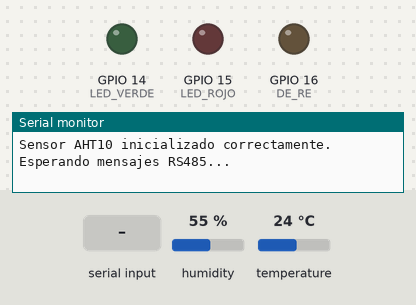
A program run on a simulated ESP8266 (NodeMCU). Parts: output pins drawn as LEDs (lit = HIGH), the last lines printed to the serial monitor. The test bench sets the inputs (shaded band); at power-on: humidity 55 %, temperature 24 °C.

Above: at 1.3 s.
1.4 s: "ID_01\n" received over the second serial link
At 1.59 s:
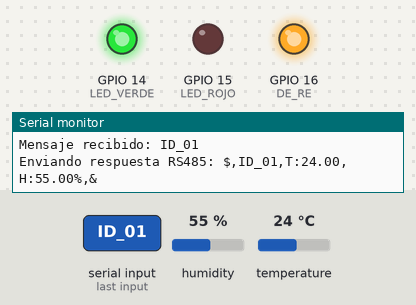
3.1 s: "1\n" received over the second serial link
Timing chart, 0 to 6.1 s (numbered marks = the images above; inputs shaded):
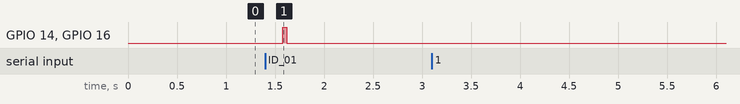

Measured:
- after the input at 1.4 s, GPIO 14 (LED_VERDE), GPIO 16 (DE_RE): LOW → HIGH after 0.18 s, → LOW 0.04 s later

The program:

main.cpp
```cpp
#include <Arduino.h>
#include <ESP8266WiFi.h>
#include <Wire.h>
#include <Adafruit_AHTX0.h>
#include <SoftwareSerial.h>

// === Definición de pines según tu PDF ===
#define LED_VERDE 14 // GPIO15
#define LED_ROJO 15  // GPIO14
#define DE_RE 16     // GPIO16 (control RS485)
#define DI 12        // GPIO12 -> TX hacia MAX485
#define RO 13        // GPIO13 -> RX desde MAX485

Adafruit_AHTX0 aht;
SoftwareSerial rs485(RO, DI); // RX, TX
bool sensorOK = false;

void setup()
{
  Serial.begin(9600);
  delay(100);
  WiFi.mode(WIFI_OFF);    // Desactivar WiFi completamente
  WiFi.forceSleepBegin(); // Pone el módulo Wi-Fi en modo de bajo consumo total
  delay(1);
  pinMode(LED_ROJO, OUTPUT);
  pinMode(LED_VERDE, OUTPUT);
  digitalWrite(LED_ROJO, LOW);
  digitalWrite(LED_VERDE, LOW);
  // Configuración MAX485
  pinMode(DE_RE, OUTPUT);
  digitalWrite(DE_RE, LOW); // Modo recepción
  rs485.begin(9600);
  // Inicializar I2C y sensor
  Wire.begin();
  if (aht.begin())
  {
    Serial.println("Sensor AHT10 inicializado correctamente.");
    sensorOK = true;
  }
  else
  {
    Serial.println("ERROR: No se pudo inicializar el sensor AHT10.");
  }
  Serial.println("Esperando mensajes RS485...");
}

void loop()
{
  if (rs485.available()) // Si hay datos disponibles
  {
    String mensaje = rs485.readStringUntil('\n');
    mensaje.trim();
    Serial.print("Mensaje recibido: ");
    Serial.println(mensaje);
    if (mensaje == "ID_01") // Si el mensaje coincide con el ID_XX, procesa el pedido
    {
      digitalWrite(LED_ROJO, HIGH);
      if (!aht.begin()) // Verifica si el sensor esta presente y responde
      {
        sensorOK = false;
        Serial.println("ERROR: Sensor AHT10 no responde.");
      }
      else
      {
        sensorOK = true;
      }

      if (sensorOK) // Si el sensor está OK, lee y envía respuesta
      {
        digitalWrite(LED_ROJO, LOW);
        sensors_event_t hum, temp;
        aht.getEvent(&hum, &temp);

        // Crear mensaje de respuesta
        char respuesta[64];
        snprintf(respuesta, sizeof(respuesta),
                 "$,ID_01,T:%.2f,H:%.2f%%,&",
                 temp.temperature, hum.relative_humidity);
        // Mostrar por Serial lo leído
        // Serial.print("Lectura AHT10 -> Temp: ");
        // Serial.print(temp.temperature, 2);
        // Serial.print(" °C | Humedad: ");
        // Serial.print(hum.relative_humidity, 2);
        // Serial.println(" %");
        Serial.print("Enviando respuesta RS485: "); //
        Serial.println(respuesta);
        delay(100);
        // Enviar por RS485
        digitalWrite(DE_RE, HIGH); // Modo transmisión
        digitalWrite(LED_VERDE, HIGH);
        delay(20);
        rs485.print(respuesta);
        rs485.flush();
        delay(20);
        digitalWrite(DE_RE, LOW); // Vuelve a recepción
        digitalWrite(LED_VERDE, LOW);
      }
      else // Si el sensor no está OK, no envía respuesta
      {
        Serial.println("Sensor AHT10 no disponible, no se envía respuesta.");
      }
      sensorOK = false; // reseteo el flag para forzar nueva inicialización en el próximo ciclo
    }
  }
}
```
